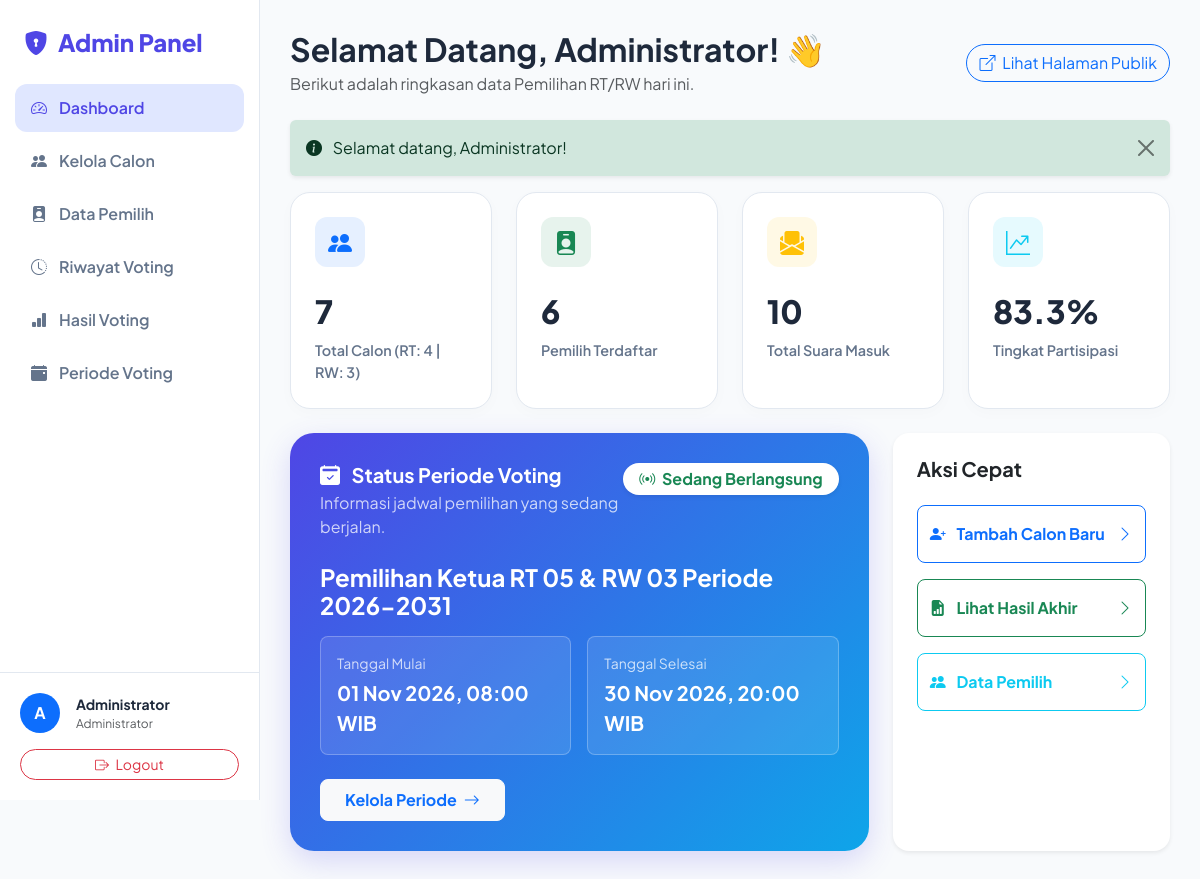
Page /vote_suara/admin/dashboard.php (signed in) on the committed database.
### tables this page shows
CREATE TABLE `periode_voting` (
  `id` int(11) NOT NULL,
  `nama_periode` varchar(100) NOT NULL,
  `tanggal_mulai` datetime NOT NULL,
  `tanggal_selesai` datetime NOT NULL,
  `status` enum('Aktif','Nonaktif') NOT NULL DEFAULT 'Nonaktif',
  `created_at` datetime NOT NULL DEFAULT current_timestamp()
);

### vote_suara/config/koneksi.php (called while the page is built, shortened)
<?php
function getFlash(): ?array {
    if (!empty($_SESSION['flash'])) {
        $f = $_SESSION['flash'];
        return $f;
    }
    return null;
}
function e(?string $str): string {
    return htmlspecialchars((string)$str, ENT_QUOTES, 'UTF-8');
}

### vote_suara/admin/dashboard.php (the view, shortened to what this page needs)
    <?php
require_once __DIR__ . '/../config/koneksi.php';
try {
    $total_calon_rt = $pdo->query("SELECT COUNT(*) FROM calon WHERE jabatan = 'Ketua RT'")->fetchColumn();
    $total_calon_rw = $pdo->query("SELECT COUNT(*) FROM calon WHERE jabatan = 'Ketua RW'")->fetchColumn();
    $total_pemilih = $pdo->query("SELECT COUNT(*) FROM users WHERE role = 'pemilih'")->fetchColumn();
    $total_suara_masuk = $pdo->query("SELECT COUNT(*) FROM voting")->fetchColumn();
    $max_suara = $total_pemilih * 2;
    $partisipasi = $max_suara > 0 ? ($total_suara_masuk / $max_suara) * 100 : 0;
    $periode = $pdo->query("SELECT * FROM periode_voting ORDER BY id DESC LIMIT 1")->fetch();
} catch (PDOException $e) {
    $total_calon_rt = $total_calon_rw = $total_pemilih = $total_suara_masuk = 0;
    $partisipasi = 0;
    $periode = null;
}
?>
<!DOCTYPE html>
<html lang="id">
<head>
    <link href="https://cdn.jsdelivr.net/npm/bootstrap@5.3.3/dist/css/bootstrap.min.css" rel="stylesheet">
    <link rel="stylesheet" href="https://cdn.jsdelivr.net/npm/bootstrap-icons@1.11.3/font/bootstrap-icons.min.css">
</head>
<body>
    <div class="sidebar" id="sidebar">
        <a href="<?= BASE_URL ?>/admin/dashboard.php" class="sidebar-brand">
            <i class="bi bi-shield-lock-fill"></i> Admin Panel
        </a>
        <ul class="sidebar-menu">
            <li><a href="<?= BASE_URL ?>/admin/dashboard.php" class="active"><i class="bi bi-speedometer2"></i> Dashboard</a></li>
            <li><a href="<?= BASE_URL ?>/admin/calon.php"><i class="bi bi-people-fill"></i> Kelola Calon</a></li>
            <li><a href="<?= BASE_URL ?>/admin/pemilih.php"><i class="bi bi-person-badge-fill"></i> Data Pemilih</a></li>
            <li><a href="<?= BASE_URL ?>/admin/riwayat-voting.php"><i class="bi bi-clock-history"></i> Riwayat Voting</a></li>
            <li><a href="<?= BASE_URL ?>/admin/hasil-voting.php"><i class="bi bi-bar-chart-fill"></i> Hasil Voting</a></li>
            <li><a href="<?= BASE_URL ?>/admin/periode.php"><i class="bi bi-calendar-event-fill"></i> Periode Voting</a></li>
        </ul>
        <div class="sidebar-footer">
            <div class="d-flex align-items-center gap-3 mb-3">
                <div class="bg-primary text-white rounded-circle d-flex align-items-center justify-content-center fw-bold" style="width: 40px; height: 40px;">
                    <?= strtoupper(substr($_SESSION['nama'], 0, 1)) ?>
                </div>
                <div>
                    <div class="fw-bold small"><?= e($_SESSION['nama']) ?></div>
                    <div class="text-muted" style="font-size: 0.75rem;">Administrator</div>
                </div>
            </div>
            <a href="<?= BASE_URL ?>/auth/logout.php" class="btn btn-outline-danger w-100 btn-sm rounded-pill" onclick="return confirm('Yakin ingin logout?')">
                <i class="bi bi-box-arrow-right me-1"></i> Logout
            </a>
        </div>
    </div>
    <div class="main-content">
        <div class="d-none d-lg-flex justify-content-between align-items-center mb-4">
            <div>
                <h2 class="fw-bold mb-1">Selamat Datang, <?= e($_SESSION['nama']) ?>! 👋</h2>
                <p class="text-muted mb-0">Berikut adalah ringkasan data Pemilihan RT/RW hari ini.</p>
            </div>
            <a href="<?= BASE_URL ?>/pages/index.php" target="_blank" class="btn btn-outline-primary rounded-pill">
                <i class="bi bi-box-arrow-up-right me-1"></i> Lihat Halaman Publik
            </a>
        </div>
        <?php if ($flash = getFlash()): ?>
            <div class="alert alert-<?= $flash['type'] ?> alert-dismissible fade show shadow-sm border-0" role="alert">
                <i class="bi bi-info-circle-fill me-2"></i> <?= e($flash['message']) ?>
                <button type="button" class="btn-close" data-bs-dismiss="alert"></button>
            </div>
        <?php endif; ?>
        <div class="row g-4 mb-4">
            <div class="col-md-6 col-xl-3">
                <div class="stat-card">
                    <div class="stat-icon bg-primary bg-opacity-10 text-primary">
                        <i class="bi bi-people-fill"></i>
                    </div>
                    <div class="stat-value"><?= number_format($total_calon_rt + $total_calon_rw) ?></div>
                    <div class="stat-label">Total Calon (RT: <?= $total_calon_rt ?> | RW: <?= $total_calon_rw ?>)</div>
                </div>
            </div>
            <div class="col-md-6 col-xl-3">
                <div class="stat-card">
                    <div class="stat-icon bg-success bg-opacity-10 text-success">
                        <i class="bi bi-person-badge-fill"></i>
                    </div>
                    <div class="stat-value"><?= number_format($total_pemilih) ?></div>
                    <div class="stat-label">Pemilih Terdaftar</div>
                </div>
            </div>
            <div class="col-md-6 col-xl-3">
                <div class="stat-card">
                    <div class="stat-icon bg-warning bg-opacity-10 text-warning">
                        <i class="bi bi-envelope-paper-fill"></i>
                    </div>
                    <div class="stat-value"><?= number_format($total_suara_masuk) ?></div>
                    <div class="stat-label">Total Suara Masuk</div>
                </div>
            </div>
            <div class="col-md-6 col-xl-3">
                <div class="stat-card">
                    <div class="stat-icon bg-info bg-opacity-10 text-info">
                        <i class="bi bi-graph-up-arrow"></i>
                    </div>
                    <div class="stat-value"><?= number_format($partisipasi, 1) ?>%</div>
                    <div class="stat-label">Tingkat Partisipasi</div>
                </div>
            </div>
        </div>
        <div class="row g-4">
            <div class="col-lg-8">
                <div class="periode-card h-100">
                    <div class="d-flex justify-content-between align-items-start mb-4">
                        <div>
                            <h5 class="fw-bold mb-1"><i class="bi bi-calendar2-check-fill me-2"></i> Status Periode Voting</h5>
                            <p class="mb-0 opacity-75">Informasi jadwal pemilihan yang sedang berjalan.</p>
                        </div>
                        <?php if ($periode && $periode['status'] === 'Aktif'): ?>
                            <span class="badge bg-white text-success fs-6 px-3 py-2 rounded-pill shadow-sm"><i class="bi bi-broadcast me-1"></i> Sedang Berlangsung</span>
                        <?php else: ?>
                            <span class="badge bg-white text-danger fs-6 px-3 py-2 rounded-pill shadow-sm"><i class="bi bi-stop-circle me-1"></i> Ditutup</span>
                        <?php endif; ?>
                    </div>
                    <?php if ($periode): ?>
                        <h4 class="fw-bold mb-3"><?= e($periode['nama_periode']) ?></h4>
                        <div class="row g-3 mb-4">
                            <div class="col-sm-6">
                                <div class="bg-white bg-opacity-10 p-3 rounded-3 border border-white border-opacity-25">
                                    <div class="small opacity-75 mb-1">Tanggal Mulai</div>
                                    <div class="fw-bold fs-5"><?= date('d M Y, H:i', strtotime($periode['tanggal_mulai'])) ?> WIB</div>
                                </div>
                            </div>
                            <div class="col-sm-6">
                                <div class="bg-white bg-opacity-10 p-3 rounded-3 border border-white border-opacity-25">
                                    <div class="small opacity-75 mb-1">Tanggal Selesai</div>
                                    <div class="fw-bold fs-5"><?= date('d M Y, H:i', strtotime($periode['tanggal_selesai'])) ?> WIB</div>
                                </div>
                            </div>
                        </div>
                    <?php else: ?>
                        <div class="alert alert-light text-dark border-0 mb-4">
                            Belum ada periode voting yang dibuat.
                        </div>
                    <?php endif; ?>
                    <a href="<?= BASE_URL ?>/admin/periode.php" class="btn btn-light text-primary fw-bold px-4 py-2 rounded-3">
                        Kelola Periode <i class="bi bi-arrow-right ms-1"></i>
                    </a>
                </div>
            </div>
            <div class="col-lg-4">
                <div class="card border-0 shadow-sm rounded-4 h-100 p-4">
                    <h5 class="fw-bold mb-4">Aksi Cepat</h5>
                    <div class="d-grid gap-3">
                        <a href="<?= BASE_URL ?>/admin/tambah-calon.php" class="btn btn-outline-primary text-start py-3 rounded-3 fw-bold d-flex align-items-center justify-content-between">
                            <span><i class="bi bi-person-plus-fill me-2"></i> Tambah Calon Baru</span>
                            <i class="bi bi-chevron-right"></i>
                        </a>
                        <a href="<?= BASE_URL ?>/admin/hasil-voting.php" class="btn btn-outline-success text-start py-3 rounded-3 fw-bold d-flex align-items-center justify-content-between">
                            <span><i class="bi bi-file-earmark-bar-graph-fill me-2"></i> Lihat Hasil Akhir</span>
                            <i class="bi bi-chevron-right"></i>
                        </a>
                        <a href="<?= BASE_URL ?>/admin/pemilih.php" class="btn btn-outline-info text-start py-3 rounded-3 fw-bold d-flex align-items-center justify-content-between">
                            <span><i class="bi bi-people-fill me-2"></i> Data Pemilih</span>
                            <i class="bi bi-chevron-right"></i>
                        </a>
                    </div>
                </div>
            </div>
        </div>
    </div>
</body>
</html>

### vote_suara/admin/dashboard.php (style rules this page uses)
:root { --primary-color: #4f46e5; --dark-color: #1e293b; --light-bg: #f8fafc; --sidebar-width: 260px; }
body { font-family: 'Plus Jakarta Sans', sans-serif; background-color: var(--light-bg); color: var(--dark-color); overflow-x: hidden; }
.sidebar { width: var(--sidebar-width); height: 100vh; position: fixed; top: 0; left: 0; background: white; border-right: 1px solid #e2e8f0; z-index: 1000; display: flex; flex-direction: column; transition: all 0.3s; }
.sidebar-brand { padding: 24px; font-size: 1.5rem; font-weight: 800; color: var(--primary-color); text-decoration: none; display: flex; align-items: center; gap: 10px; }
.sidebar-menu { padding: 0 15px; list-style: none; flex-grow: 1; overflow-y: auto; }
.sidebar-menu li { margin-bottom: 5px; }
.sidebar-menu a { display: flex; align-items: center; gap: 12px; padding: 12px 16px; color: #64748b; text-decoration: none; border-radius: 12px; font-weight: 600; transition: all 0.2s; }
.sidebar-menu a:hover, .sidebar-menu a.active { background: #e0e7ff; color: var(--primary-color); }
.sidebar-footer { padding: 20px; border-top: 1px solid #e2e8f0; }
.main-content { margin-left: var(--sidebar-width); padding: 30px; min-height: 100vh; }
.stat-card { background: white; border-radius: 20px; padding: 24px; border: 1px solid #e2e8f0; box-shadow: 0 4px 15px rgba(0,0,0,0.02); transition: transform 0.3s; height: 100%; }
.stat-icon { width: 50px; height: 50px; border-radius: 12px; display: flex; align-items: center; justify-content: center; font-size: 1.5rem; margin-bottom: 20px; }
.stat-value { font-size: 2rem; font-weight: 800; margin-bottom: 5px; }
.stat-label { color: #64748b; font-weight: 600; font-size: 0.9rem; }
.periode-card { background: linear-gradient(135deg, var(--primary-color), #0ea5e9); color: white; border-radius: 24px; padding: 30px; box-shadow: 0 10px 30px rgba(79, 70, 229, 0.2); }

### rows in the picture
periode_voting: nama_periode "Pemilihan Ketua RT 05 & RW 03 Periode 2026-2031", tanggal_mulai "01 Nov 2026, 08:00", tanggal_selesai "30 Nov 2026, 20:00"

### other values in the picture
substr($_SESSION['nama'], 0, 1) "A"
$_SESSION['nama'] "Administrator"
$flash['message'] "Selamat datang, Administrator!"
$total_calon_rt + $total_calon_rw "7"
$total_calon_rt "4"
$total_calon_rw "3"
$total_pemilih "6"
$total_suara_masuk "10"
$partisipasi "83.3"
